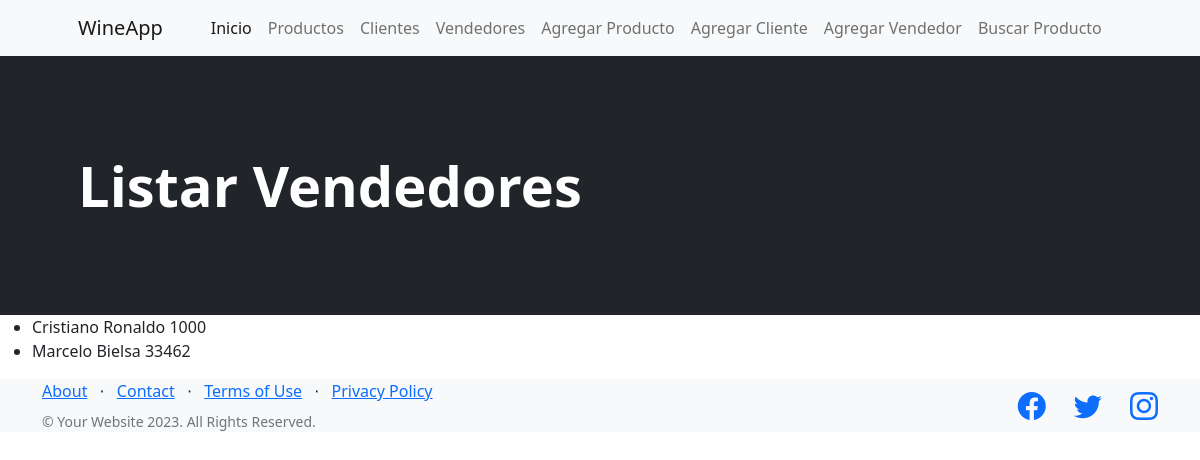
The page /wine_app/listarVendedores on the database as committed earlier.
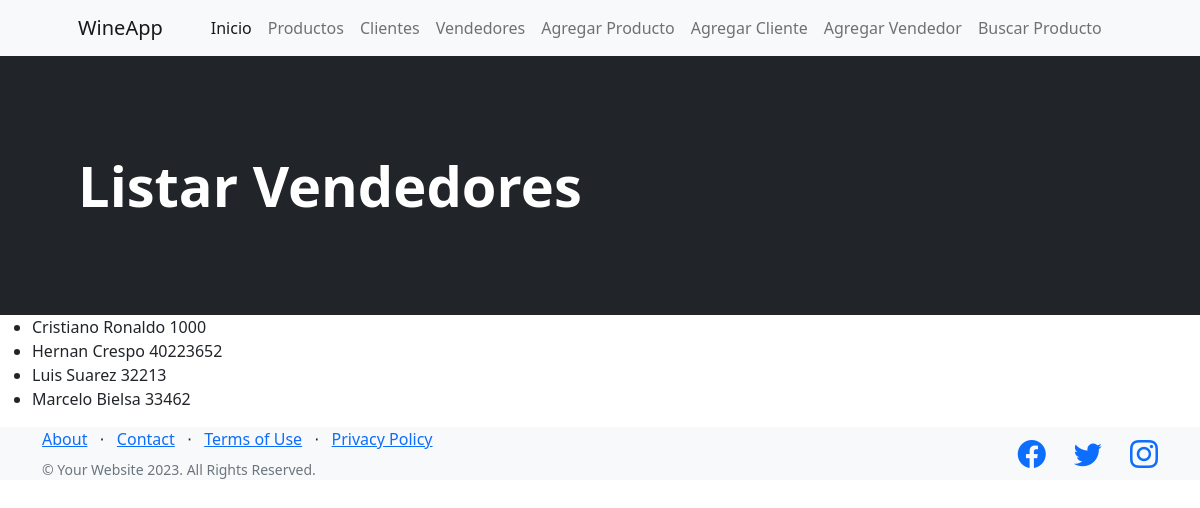
The same page on the database as committed later.
### wine_app/models.py (models this page shows, shortened)
class Vendedores(models.Model):
    nombre = models.CharField(max_length=40)
    apellido = models.CharField(max_length=40)
    legajo = models.IntegerField()
    class Meta():
        verbose_name = 'Vendedor'
        verbose_name_plural = 'Vendedores'
        ordering = ('nombre',)
        unique_together = ('legajo',)

### wine_app/views.py (the view)
# urls.py: path('listarVendedores', listarVendedores, name='listarVendedores'),
def listarVendedores(req):
    Vendedor = Vendedores.objects.all
    return render(req, "listarVendedores.html", {"Vendedores" : Vendedor})

### wine_app/templates/listarVendedores.html (shortened to what this page needs)
{% extends 'padre.html' %}
{% block cambioCenter %}
<header class="bg-dark py-5">
    <div class="container px-4 px-lg-5 my-5">
        <div class="text-white text-lg-start">
            <h1 class="display-4 fw-bolder">Listar Vendedores</h1>
        </div>
    </div>
</header>
{% endblock cambioCenter %}
{% block contenidoQueCambia %}
<body>
    <ul>
        {% for ven in Vendedores %}
        <li>{{ven.nombre}} {{ven.apellido}} {{ven.legajo}}</li>
        {% endfor %}
    </ul>
</body>
{% endblock contenidoQueCambia %}

Rows that differ between the two databases and show on the page:
added Vendedores: nombre "Hernan", apellido "Crespo", legajo "40223652"
added Vendedores: nombre "Luis", apellido "Suarez", legajo "32213"
